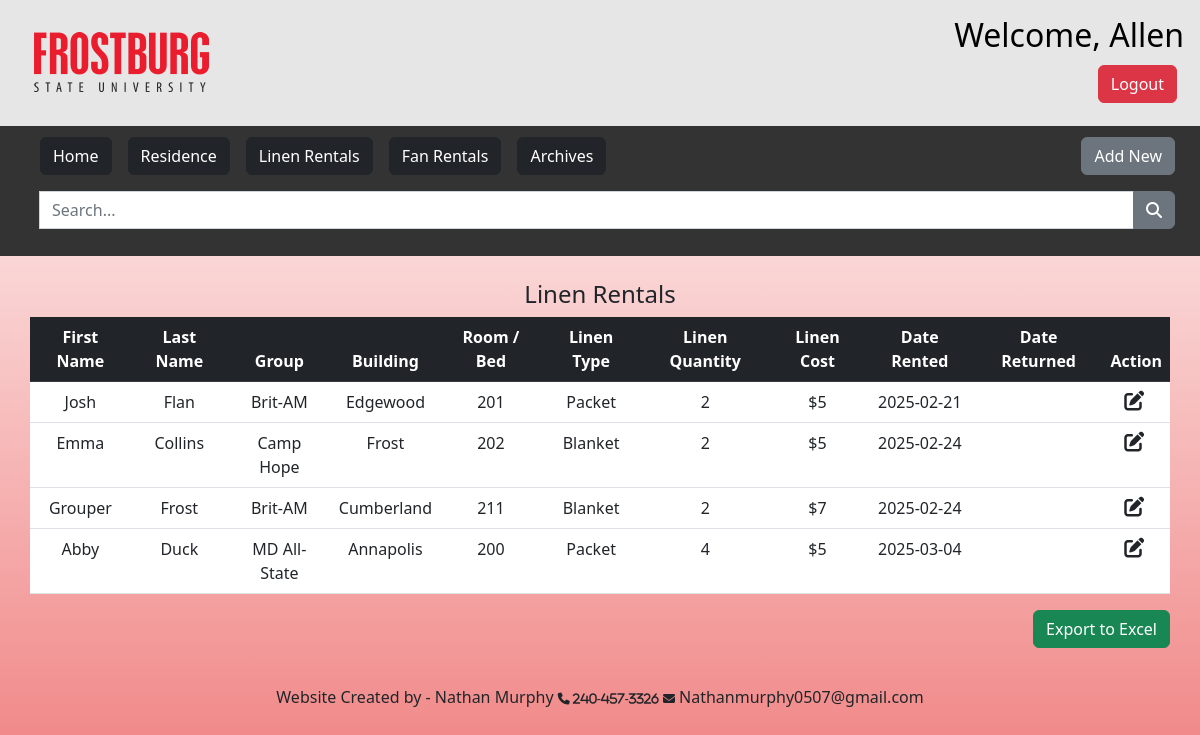
Screenshot of /linen.php (signed in) with the database file from the repository.
### tables this page shows
CREATE TABLE `user` (
  `id` int(11) NOT NULL,
  `name` varchar(128) NOT NULL,
  `email` varchar(255) NOT NULL,
  `password_hash` varchar(255) NOT NULL
);

CREATE TABLE IF NOT EXISTS `linens` (
  `id` int(11) NOT NULL AUTO_INCREMENT,
  `resident_id` int(11) DEFAULT NULL,
  `first_name` varchar(255) DEFAULT NULL,
  `last_name` varchar(255) DEFAULT NULL,
  `building` varchar(255) DEFAULT NULL,
  `room` varchar(255) DEFAULT NULL,
  `group` varchar(255) DEFAULT NULL,
  `linen_type` varchar(255) DEFAULT NULL,
  `linen_quantity` varchar(255) DEFAULT NULL,
  `linen_cost` varchar(255) DEFAULT NULL,
  `linen_date_rented` date DEFAULT NULL,
  `linen_date_returned` date DEFAULT NULL,
  PRIMARY KEY (`id`),
  KEY `fk_resident_id` (`resident_id`)
);

### linen.php (the view, shortened to what this page needs)
<?php
if (isset($_SESSION["user_id"])) {
    $mysqli = require __DIR__ . "/database.php";
    $stmt = $mysqli->prepare("SELECT * FROM user WHERE id = ?");
    $stmt->bind_param("i", $_SESSION['user_id']);
    $stmt->execute();
    $result = $stmt->get_result();
    $user = $result->fetch_assoc();
}
include "db_conn.php";
$search = "";
$filter = isset($_GET['filter']) ? $_GET['filter'] : "";
$building = isset($_GET['building']) ? $_GET['building'] : "";
$group = isset($_GET['group']) ? $_GET['group'] : "";
if (isset($_GET['search'])) {
    $search = mysqli_real_escape_string($conn, $_GET['search']);
    $sql = "SELECT co.id as resident_id, co.first_name, co.last_name, co.building, co.room, co.`group`, l.first_name, l.last_name, l.building, l.room, l.`group`, l.linen_type, l.linen_quantity, l.linen_cost, l.linen_date_rented, l.linen_date_returned
            FROM `linens` l
            LEFT JOIN `checkin-out` co ON co.id = l.resident_id
            WHERE (co.first_name LIKE '%$search%' OR
                   co.last_name LIKE '%$search%' OR
                   co.building LIKE '%$search%' OR
                   co.room LIKE '%$search%' OR
                   co.`group` LIKE '%$search%' OR
                   l.first_name LIKE '%$search%' OR
                   l.last_name LIKE '%$search%' OR
                   l.building LIKE '%$search%' OR
                   l.room LIKE '%$search%' OR
                   l.`group` LIKE '%$search%' OR
                   l.linen_type LIKE '%$search%' OR
                   l.linen_quantity LIKE '%$search%' OR
                   l.linen_cost LIKE '%$search%' OR
                   l.linen_date_rented LIKE '%$search%' OR
                   l.linen_date_returned LIKE '%$search%')";
} else {
    $sql = "SELECT co.id as resident_id, co.first_name, co.last_name, co.building, co.room, co.`group`, l.first_name, l.last_name, l.building, l.room, l.`group`, l.linen_type, l.linen_quantity, l.linen_cost, l.linen_date_rented, l.linen_date_returned
            FROM `linens` l
            LEFT JOIN `checkin-out` co ON co.id = l.resident_id
            WHERE l.linen_date_rented IS NOT NULL";
}
$result = mysqli_query($conn, $sql);
function highlight_search_result($text, $search) {
    return $text;
}
?>
<!DOCTYPE html>
<html lang="en">
<head>
    <link rel="stylesheet" href="homepage.css">
    <link href="https://cdn.jsdelivr.net/npm/bootstrap@5.2.3/dist/css/bootstrap.min.css" rel="stylesheet">
    <link rel="stylesheet" href="https://cdnjs.cloudflare.com/ajax/libs/font-awesome/6.4.0/css/all.min.css" />
</head>
<body>
<div class="header">
    <div>
     <a href="https://www.frostburg.edu/">
        <img alt="Frostburg State University" style="transform: translate(20px,20px);" src="src/FSU-logo.png">
        </a>
        <?php if (isset($user)): ?>
        <h2 class="mt-2 mx-2" style="float:right"> Welcome, <?= htmlspecialchars($user["name"])?></h2>
        <?php endif; ?>
    </div>
    <div class="logout_button">
        <a href="logout.php" class="dropbtn btn btn-danger"> Logout </a>
    </div>
</div>
<div class="topnavbar">
    <ul>
        <li><a href="home.php" class="btn btn-dark mx-2 mt-2 mb-2">Home</a></li>
        <li><a href="homepage.php" class="dropbtn btn btn-dark mx-2 mt-2 mb-2">Residence</a></li>
        <li><a href="linen.php" class="dropbtn btn btn-dark mx-2 mt-2 mb-2">Linen Rentals</a></li>
        <li><a href="fan.php" class="btn btn-dark mx-2 mt-2 mb-2">Fan Rentals</a></li>
        <li><a href="Archives.php" class="btn btn-dark mx-2 mt-2 mb-2">Archives</a></li>
        <div class="right_buttons">
            <li><a href="add_new_linen.php" class="btn btn-secondary my-2"> Add New </a></li>
        </div>
        <form method="get">
            <div class="input-group">
                <input type="text" class="form-control" placeholder="Search..." id="searchInput" name="search" value="<?= htmlspecialchars($search) ?>">
                <button type="submit" class="btn btn-secondary"><i class="fa-solid fa-search"></i></button>
            </div>
        </form>
    </ul>
</div>
    <div class="column middle mt-4">
        <table class="table table-hover text-center">
        <h4>Linen Rentals</h4>
            <thead class="table-dark">
                <tr>
                    <th scope="col">First Name</th>
                    <th scope="col">Last Name</th>
                    <th scope="col">Group</th>
                    <th scope="col">Building</th>
                    <th scope="col">Room / Bed</th>
                    <th scope="col">Linen Type</th>
                    <th scope="col">Linen Quantity</th>
                    <th scope="col">Linen Cost</th>
                    <th scope="col">Date Rented</th>
                    <th scope="col">Date Returned</th>
                    <th scope="col">Action</th>
                </tr>
            </thead>
            <tbody style="background-color:#ffffff">
                <?php while ($row = mysqli_fetch_assoc($result)): ?>
                <tr>
                    <td><?php echo highlight_search_result($row['first_name'], $search); ?></td>
                    <td><?php echo highlight_search_result($row['last_name'], $search); ?></td>
                    <td><?php echo highlight_search_result($row['group'], $search); ?></td>
                    <td><?php echo highlight_search_result($row['building'], $search); ?></td>
                    <td><?php echo highlight_search_result($row['room'], $search); ?></td>
                    <td><?php echo highlight_search_result($row['linen_type'], $search); ?></td>
                    <td><?php echo highlight_search_result($row['linen_quantity'], $search); ?></td>
                    <td><?php echo highlight_search_result($row['linen_cost'], $search); ?></td>
                    <td><?php echo highlight_search_result($row['linen_date_rented'], $search); ?></td>
                    <td><?php echo highlight_search_result($row['linen_date_returned'], $search); ?></td>
                    <td>
                        <a href="edit_linen.php?id=<?php echo $row['resident_id']; ?>"><i class="fa-solid fa-pen-to-square fs-5 me-1 link-dark"></i></a>
                    </td>
                </tr>
                <?php endwhile; ?>
            </tbody>
        </table>
        <?php if (empty($filter) && empty($building) && empty($group)): ?>
        <form method="post" action="excel_linen.php">
            <input type="submit" name="export_excel" style="float:right" class="btn btn-success " value="Export to Excel">
        </form>
        <?php endif ?>
    </div>
    <div class="footer">
        <p>Website Created by - Nathan Murphy <i class="fa fa-phone" style="font-size:12px"> 240-457-3326 </i> <i class="fa fa-envelope" style="font-size:12px"></i> Nathanmurphy0507@gmail.com </p>
    </div>
</body>
</html>

### homepage.css (style rules this page uses)
body { background: url(src/red-white.svg) no-repeat fixed; background-size: cover; background-color: #ff9797; }
.header { background-color: #e6e6e6; color: rgb(0, 0, 0); padding: 8px; text-align: justify end; }
.topnavbar { margin-bottom: 5px; padding: 3px 0; background-color: #333; }
ul { list-style-type: none; margin: 0; padding: 0; background-color: #333; }
li { float: left; padding: 0; margin: 0; }
li a, .dropbtn { display: inline-block; color: white; text-align: center; padding: 14px 16px; text-decoration: none; }
li a, .dropbtn { display: inline-block; color: white; text-align: center; padding: 14px 16px; text-decoration: none; outline: none; }
.column.middle { margin: auto; text-align: center; width: 95%; }
header, .logout_button { text-align: right; display: flex-end; margin-top: -55px; margin-right: 15px; margin-bottom: 15px; }
.right_buttons { float: right; display: flex; margin-right: 25px; }
topnavbar, .input-group { display: flex; justify-content: center; padding: 8px; padding-right: 25px; }
.footer { text-align: center; padding: 75px; }

### rows the page displays
user: name "Allen"
linens: first_name "Josh", last_name "Flan", group "Brit-AM", building "Edgewood", room "201", linen_type "Packet", linen_quantity "2", linen_cost "$5", linen_date_rented "2025-02-21"
linens: first_name "Emma", last_name "Collins", group "Camp Hope", building "Frost", room "202", linen_type "Blanket", linen_quantity "2", linen_cost "$5", linen_date_rented "2025-02-24"
linens: first_name "Grouper", last_name "Frost", group "Brit-AM", building "Cumberland", room "211", linen_type "Blanket", linen_quantity "2", linen_cost "$7", linen_date_rented "2025-02-24"
linens: first_name "Abby", last_name "Duck", group "MD All-State", building "Annapolis", room "200", linen_type "Packet", linen_quantity "4", linen_cost "$5", linen_date_rented "2025-03-04"
